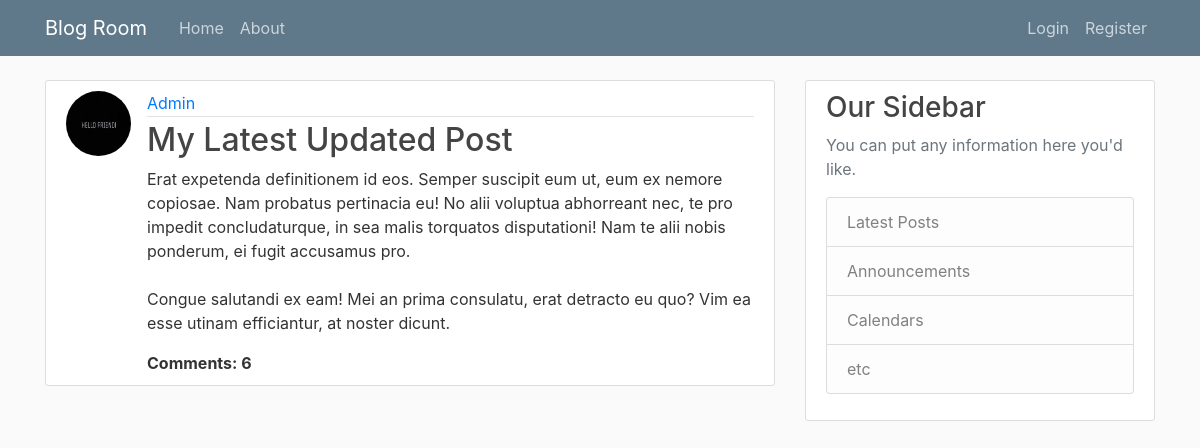
The page /post/29 on the database its author committed.
### blog/models.py (models this page shows, shortened)
class Post(models.Model):
    title=models.CharField(max_length=100)
    contents=models.TextField()
    date_posted=models.DateTimeField(default=timezone.now)
    author=models.ForeignKey(User, on_delete=models.CASCADE)
    def approved_comments(self):
        return self.comments.filter(approved_comment=True)

### users/models.py (models this page shows, shortened)
class Profile(models.Model):
    user = models.OneToOneField(User, on_delete=models.CASCADE)
    image = models.ImageField(default='default.jpg', upload_to='profile_pics')

### blog/views.py (the view)
# urls.py: path('post/<int:pk>', PostDetailView.as_view(), name='post-detail'),
class PostDetailView(DetailView):
    model = Post

### blog/templates/blog/post_detail.html (shortened to what this page needs)
{% extends "blog/base.html" %}
{% block content %}
<article class="media content-section">
    <img class="rounded-circle article-img" src="{{ object.author.profile.image.url }}">
    <div class="media-body">
        <div class="article-metadata">
            <a class="mr-2" href="{% url 'user-posts' object.author.username %}">{{ object.author }}</a>
        </div>
        <h2 class="article-title">{{ object.title }}</h2>
        <p class="article-content">{{ object.contents }}</p>
        {% if user.is_authenticated %}
            <a class="btn btn-primary btn-sm mt-1 mb-1" href="{% url 'add_comment_to_post' pk=post.pk %}">Add comment</a>
            <hr>
        {% else %}
            <strong>Comments: {{ post.approved_comments.count }}</strong>
        {% endif %}
    </div>
</article>
{% endblock content %}

### blog/static/blog/CSS/main.css (style rules this page uses)
body { background: #fafafa; color: #333333; margin-top: 5rem; }
h1, h2, h3, h4, h5, h6 { color: #444444; }
.content-section { background: #ffffff; padding: 10px 20px; border: 1px solid #dddddd; border-radius: 3px; margin-bottom: 20px; }
.article-title { color: #444444; }
.article-content { white-space: pre-line; }
.article-img { height: 65px; width: 65px; margin-right: 16px; }
.article-metadata { padding-bottom: 1px; margin-bottom: 4px; border-bottom: 1px solid #e3e3e3 }

### rows shown on the page
Post: author.profile.image (picture), author "Admin", title "My Latest Updated Post", contents "Erat expetenda definitionem id eos. Semper suscipit eum ut, eum ex nemore copiosae. Nam probatus pertinacia eu! No alii voluptua abhorreant nec, te pro impedit concludaturque, in sea malis torquatos disputationi! Nam te alii nobis ponderum, ei fugit accusamus pro. Congue salutandi ex eam! Mei an prima consulatu, erat detracto eu quo? Vim ea esse utinam efficiantur, at noster dicunt.", approved_comments.count "6"
